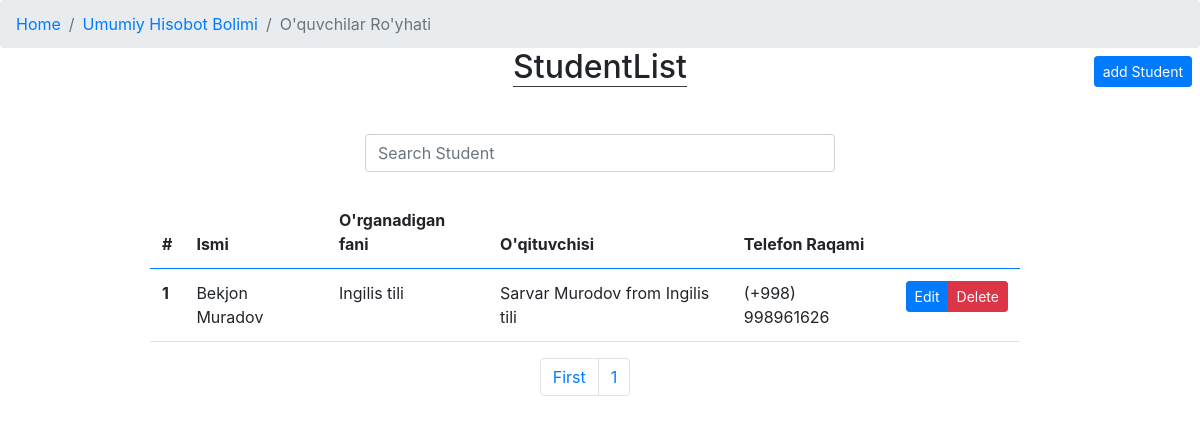
/profile/all/students/ (signed in), run on the app's committed database.
### app/models.py (models this page shows, shortened)
class Student(models.Model):
    f_name = models.CharField(_("To'liq ismi"), max_length=100)
    subject = models.ForeignKey(Subject, verbose_name=_("O'rganadigan fani"), on_delete=models.CASCADE)
    teacher = models.ForeignKey(Teacher, verbose_name=_("O'qituvchisi"), on_delete=models.CASCADE)
    phone_num = models.CharField(_("Telefon raqami"), max_length=9)
    study_days = models.CharField(_("O'qish Kunlari"), max_length=50, choices=study_days, default='option')
    study_type = models.CharField(_("O'qish turi"), max_length=50, choices=study_type, default='option')
    lesson_time = models.CharField(_("Dars boshlanish vaqti"), max_length=50)
    registered_date = models.DateTimeField(_("Ro'yhatga olingan vaqti"), auto_now_add=True)
    """Bitta student shu oyda necha pul tolov qilganligini ko'rsatadi"""

class Subject(models.Model):
    name =models.CharField(_("Fan nomi"), max_length=100)
    added_date = models.DateTimeField(_("qoshilgan fani"), auto_now_add=True)
    def __str__(self):
        return self.name
    """Bitta fan uchun shu oyda qancha tolanganligini ko'rsatadi"""
    """Bitta fanda nechta o'qituvchi borligini ko'rsatadi"""
    """Bitta fanda nechta o'quvchi borligini ko'rsatadi"""

class Teacher(models.Model):
    f_name = models.CharField(_("To'liq ismi"), max_length=100)
    subject = models.ForeignKey(Subject, verbose_name=_("O'qitadigan fani"), on_delete=models.CASCADE)
    address = models.CharField(_("Manzil"), max_length=100)
    phone_num = models.CharField(_("Telefon raqami"), max_length=9)
    registred_time = models.DateTimeField(_("royhatga olingan vaqt"), auto_now_add=True)
    def __str__(self):
        return f'{self.f_name} from {self.subject.name}'
    """Bitta fan uchun shu oyda qancha tolanganligini ko'rsatadi"""
    """Bitta o'qituvchi qancha oylik olishligini ko'rsatadi"""
    """Hamma o'qituvchi qancha olishligini ko'rsatadi"""
    """Bitta O'qituvchida nechta o'quvchi borligini ko'rsatadi"""

### app/views.py (the view)
# urls.py: path("all/students/", StudentsList.as_view(), name="StudentList"),
class StudentsList(ListView):
    model = Student
    template_name = 'all/all_students.html'
    ordering = '-registered_date'
    paginate_by = 5

### app/templates/all/all_students.html (shortened to what this page needs)
{% extends "index.html" %}
{% block content %}
<nav aria-label="breadcrumb" class="fixed-top">
    <ol class="breadcrumb">
        <li class="breadcrumb-item" ><a href="{% url 'app:Home' %}">Home</a></li>
        <li class="breadcrumb-item" ><a href="{% url 'app:ReportSection' %}">Umumiy Hisobot Bolimi</a></li>
        <li class="breadcrumb-item active" aria-current="page">O'quvchilar Ro'yhati</li>
    </ol>
</nav>
<div class="text-right fixed-top mt-5">
    <a href="{% url 'app:RegisterStudent' %}" class="mt-2 btn btn-primary btn-sm mr-2">add Student</a>
</div>
<div class="wrapper my-5">
    <h2 class="text-center"><span class="border-bottom border-dark"> StudentList </span></h2>
</div>
<div class="col-md-5 m-auto">
    <form action="" class="my-4" method="get">
        <input class="form-control" type="search" name="S" id="" placeholder="Search Student">
    </form>
</div>
<div class="row" style="margin-right: 15px;">
    <div class="col-md-9 m-auto">
        <table class="table table-hover table-borderless">
            <thead class="border-bottom border-primary">
                <tr>
                    <th>#</th>
                    <th>Ismi</th>
                    <th>O'rganadigan fani</th>
                    <th>O'qituvchisi</th>
                    <th>Telefon Raqami</th>
                    <th></th>
                </tr>
            </thead>
            <tbody>
                {% for i in object_list %}
                    <tr class="border-bottom">
                        <th>{{ forloop.counter }}</th>
                        <td> {{i.f_name}} </td>
                        <td> {{i.subject}} </td>
                        <td> {{i.teacher}}</td>
                        <td> (+998) {{i.phone_num}} </td>
                        <td class="btn-group btn-group-sm">
                            <a href="{% url 'app:UpdateStudent' pk=i.pk %}" class="btn btn-primary" >Edit</a>
                            {% if user.admin == True %}
                            <button type="button" class="btn btn-danger" data-toggle="modal" data-target="#exampleModal{{i.pk}}">
                                Delete
                            </button>
                        {% endif %}
                        </td>
                    </tr>
                            </div>
                {% endfor %}
        <nav aria-label="Page navigation example">
            <ul class="pagination justify-content-center">
                <li class="page-item"><a href="?page=1" class="page-link">First</a></li>
                <li class="page-item"><a href="?page={{ page_obj.number }}" class="page-link">{{ page_obj.number }}</a></li>
            </ul>
        </nav>
    </div>
{% endblock content %}

### data on the page
Student: f_name "Bekjon Muradov", subject "Ingilis tili", teacher "Sarvar Murodov from Ingilis tili", phone_num "998961626"

### other printed values
{{ page_obj.number }} "1"
